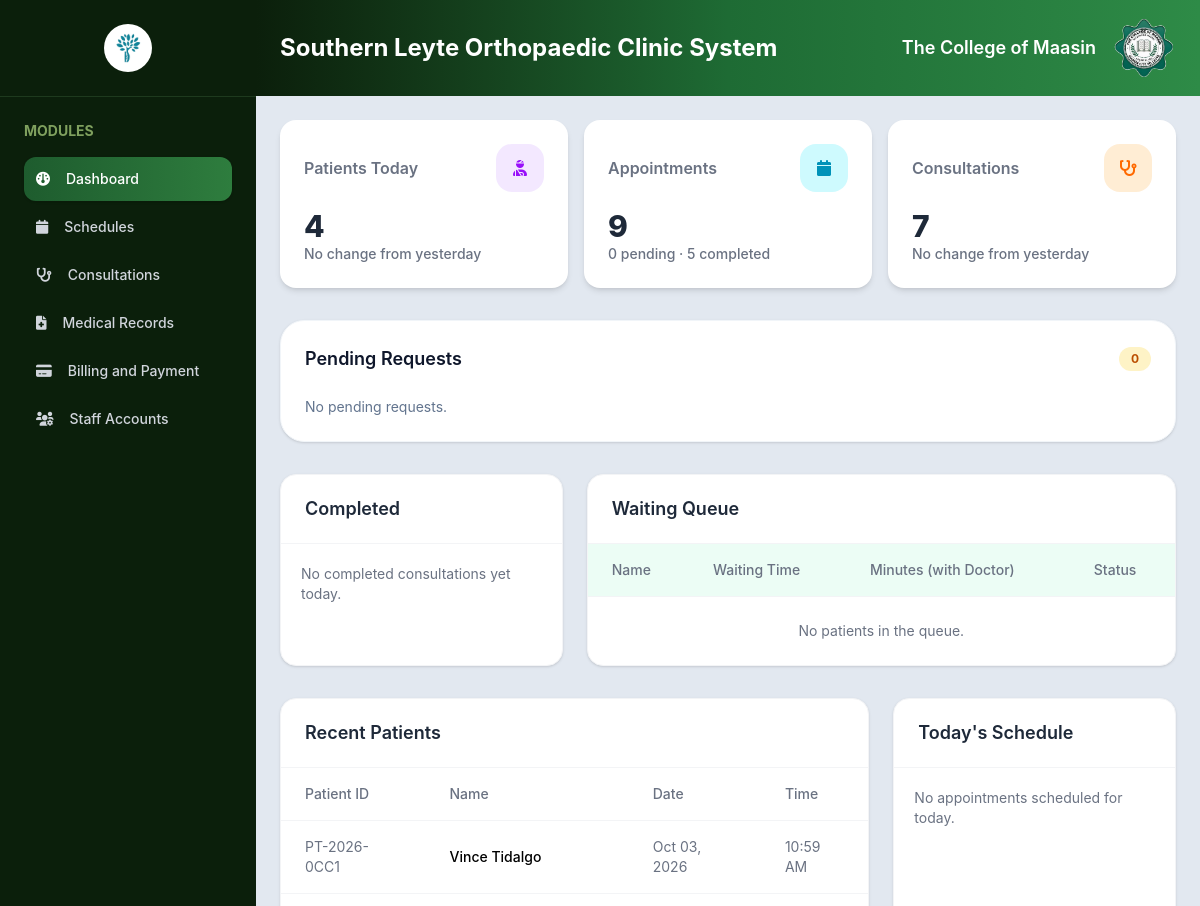
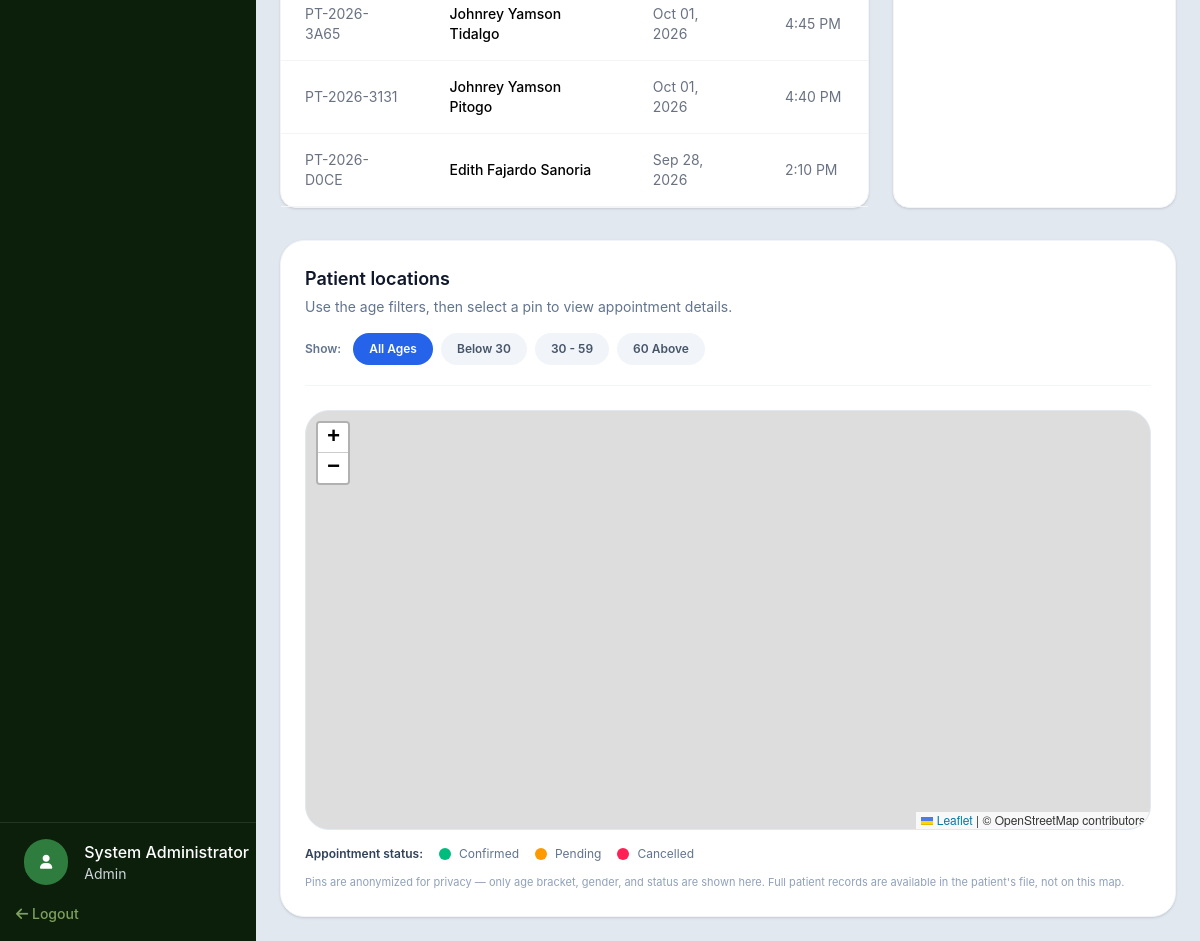
/admin/admin-dashboard.php (signed in), run on the app's committed database (2 pictures, top to bottom).
### tables this page shows
CREATE TABLE `users` (
  `UserID` int UNSIGNED NOT NULL,
  `Username` varchar(50) NOT NULL,
  `PasswordHash` varchar(255) NOT NULL,
  `FirstName` varchar(100) NOT NULL,
  `LastName` varchar(100) NOT NULL,
  `Role` enum('Admin','Doctor','Receptionist','Staff','Patient') NOT NULL DEFAULT 'Receptionist',
  `IsDoctor` tinyint(1) NOT NULL DEFAULT '0',
  `Email` varchar(150) DEFAULT NULL,
  `Phone` varchar(30) DEFAULT NULL,
  `Status` enum('Active','Inactive') NOT NULL DEFAULT 'Active',
  `CreatedAt` timestamp NOT NULL DEFAULT CURRENT_TIMESTAMP
);

CREATE TABLE `patients` (
  `PatientID` int UNSIGNED NOT NULL,
  `PatientCode` varchar(20) NOT NULL,
  `UserID` int UNSIGNED DEFAULT NULL,
  `FirstName` varchar(100) NOT NULL,
  `MiddleName` varchar(100) DEFAULT NULL,
  `LastName` varchar(100) NOT NULL,
  `BirthDate` date NOT NULL,
  `Gender` enum('Male','Female','Other') NOT NULL,
  `CivilStatus` enum('Single','Married','Widowed','Separated') DEFAULT NULL,
  `Address` varchar(255) DEFAULT NULL,
  `Province` varchar(100) DEFAULT NULL,
  `City` varchar(100) DEFAULT NULL,
  `Barangay` varchar(100) DEFAULT NULL,
  `Allergies` varchar(50) DEFAULT NULL,
  `Latitude` decimal(10,7) DEFAULT NULL,
  `Longitude` decimal(10,7) DEFAULT NULL,
  `Phone` varchar(30) DEFAULT NULL,
  `Email` varchar(150) DEFAULT NULL,
  `BloodType` varchar(5) DEFAULT NULL,
  `EmergencyContact` varchar(150) DEFAULT NULL,
  `EmergencyPhone` varchar(30) DEFAULT NULL,
  `PatientType` enum('Regular','Senior Citizen','PWD') NOT NULL DEFAULT 'Regular',
  `IdNumber` int DEFAULT NULL,
  `CreatedAt` timestamp NOT NULL DEFAULT CURRENT_TIMESTAMP
);

### admin/admin-dashboard.php (the view, shortened to what the rows shown need)
<?php
include_once __DIR__ . '/../config/config.php';
require_once __DIR__ . '/../includes/auth.php';
require_once __DIR__ . '/../php/fetch/fetch.php';
$admin = SessionManager::getUser($pdo);
?>
<!DOCTYPE html>
<html lang="en">
<head>
    <link rel="stylesheet" href="../assets/css/output.css">
    <link rel="stylesheet" href="../assets/css/global.css">
    <link rel="stylesheet" href="https://cdnjs.cloudflare.com/ajax/libs/font-awesome/6.0.0-beta3/css/all.min.css">
    <link rel="stylesheet" href="https://unpkg.com/leaflet@1.9.4/dist/leaflet.css" />
</head>
<body class="h-screen flex bg-slate-200 overflow-hidden">
    <?php include_once '../includes/sidebar.php'; ?>
    <section class="flex-1 min-h-0 flex flex-col overflow-hidden">
        <div
            class="flex items-center justify-between bg-gradient-to-r from-[#0b1f0b] via-[#1e6b34] to-[#2e8b47] px-6 py-4">
            <h1 class="text-2xl font-bold text-white">Southern Leyte Orthopaedic Clinic System</h1>
            <div class="flex items-center gap-4">
                <h1 class="text-lg font-semibold text-white">The College of Maasin</h1>
            </div>
        </div>
        <div class="flex-1 min-h-0 overflow-auto p-6">
            <div class="flex w-full gap-4">
                <div class="bg-white p-6 rounded-2xl shadow-md flex-1">
                    <div class="flex justify-between items-center mb-4">
                        <h2 class="text-gray-500 text-md font-semibold">Patients Today</h2>
                    </div>
                </div>
                <div class="bg-white p-6 rounded-2xl shadow-md flex-1">
                    <div class="flex justify-between items-center mb-4">
                        <h2 class="text-gray-500 text-md font-semibold">Appointments </h2>
                    </div>
                </div>
                <div class="bg-white p-6 rounded-2xl shadow-md flex-1">
                    <div class="flex justify-between items-center mb-4">
                        <h2 class="text-gray-500 text-md font-semibold">Consultations</h2>
                    </div>
                </div>
            </div>
            <div class="rounded-3xl bg-white p-6 shadow-sm border border-slate-100 mt-8">
                <div class="flex items-center justify-between mb-6">
                    <h2 class="text-lg font-semibold text-slate-900">Pending Requests</h2>
                </div>
            </div>
            <div class="grid grid-cols-3 gap-6 mt-8 mb-8">
                <div class="bg-white rounded-2xl shadow-sm border border-gray-100 col-span-1">
                    <div class="px-6 py-5 border-b border-gray-100">
                        <h2 class="text-lg font-semibold text-gray-800">
                            Completed
                        </h2>
                    </div>
                </div>
                <div class="bg-white rounded-2xl shadow-sm border border-gray-100 col-span-2">
                    <div class="px-6 py-5 border-b border-gray-100">
                        <h2 class="text-lg font-semibold text-gray-800">
                            Waiting Queue
                        </h2>
                    </div>
                    <div class="overflow-x-auto max-h-96 overflow-y-auto">
                        <table class="w-full">
                            <thead class="text-left text-sm text-gray-500 bg-emerald-50 sticky top-0">
                                <tr class="border-b border-gray-100">
                                    <th class="px-6 py-4 font-medium">Name</th>
                                    <th class="px-6 py-4 font-medium">Waiting Time</th>
                                    <th class="px-6 py-4 font-medium">Minutes (with Doctor)</th>
                                    <th class="px-6 py-4 font-medium">Status</th>
                                </tr>
                            </thead>
                        </table>
                    </div>
                </div>
            </div>
            <div class="grid grid-cols-3 gap-6 mb-8">
                <div class="col-span-2 bg-white rounded-2xl shadow-sm border border-gray-100">
                    <div class="flex items-center justify-between px-6 py-5 border-b border-gray-100">
                        <h2 class="text-lg font-semibold text-gray-800">
                            Recent Patients
                        </h2>
                    </div>
                    <div class="overflow-x-auto">
                        <table class="w-full">
                            <thead class="text-left text-sm text-gray-500">
                                <tr class="border-b border-gray-100">
                                    <th class="px-6 py-4 font-medium">Patient ID</th>
                                    <th class="px-6 py-4 font-medium">Name</th>
                                    <th class="px-6 py-4 font-medium">Date</th>
                                    <th class="px-6 py-4 font-medium">Time</th>
                                </tr>
                            </thead>
                            <tbody class="text-sm">
                                <?php
                                $patients = fetchAllData($pdo, "SELECT
                                    p.PatientID AS PatientID,
                                    p.PatientCode,
                                    p.FirstName,
                                    p.MiddleName,
                                    p.LastName,
                                    p.CreatedAt
                                FROM patients p
                                GROUP BY p.PatientID ORDER BY p.CreatedAt DESC LIMIT 5
                                ");
                                foreach ($patients as $patient) {
                                    echo ' <tr class="border-b border-gray-100 hover:bg-gray-50">';
                                    echo '<td class="px-6 py-4 text-gray-500">'
                                        . htmlspecialchars($patient['PatientCode']) .
                                        '</td>';
                                    echo '<td class="px-6 py-4 font-medium">'
                                        . htmlspecialchars($patient['FirstName'] . ' ' . $patient['MiddleName'] . ' ' . $patient['LastName']) .
                                        '</td>';
                                    echo '<td class="px-6 py-4 text-gray-500">'
                                        . htmlspecialchars(date('M d, Y', strtotime($patient['CreatedAt']))) .
                                        '</td>';
                                    echo '<td class="px-6 py-4 text-gray-500">'
                                        . htmlspecialchars(date('g:i A', strtotime($patient['CreatedAt']))) .
                                        '</td>';
                                }
                                ?>
                            </tbody>
                        </table>
                    </div>
                </div>
                <div class="col-span-1 bg-white rounded-2xl shadow-sm border border-gray-100">
                    <div class="px-6 py-5 border-b border-gray-100">
                        <h2 class="text-lg font-semibold text-gray-800">Today's Schedule</h2>
                    </div>
                </div>
            </div>
            <div class="rounded-3xl bg-white p-6 shadow-sm border border-slate-100">
                <div class="mb-6 flex flex-col gap-4 border-b border-slate-100 pb-5">
                    <div>
                        <h2 class="text-lg font-semibold text-slate-900">Patient locations</h2>
                    </div>
                </div>
            </div>
        </div>
    </section>
</body>
</html>

### includes/sidebar.php (shortened to what the rows shown need)
<div class="w-64 shrink-0 bg-[#0b1f0b] flex flex-col h-full">
    <div class="custom-scrollbar w-full p-6 overflow-y-auto flex-1 min-h-0">
        <h2 class="text-[#7fa05e] font-bold text-sm mb-4">MODULES</h2>
    </div>
    <div class="mt-auto">
        <div class="w-full border-t pt-4 pl-6 border-[#1e3a1e] flex items-center gap-4">
            <div>
                <?php if ($admin): ?>
                    <h1 class="text-white text-md font-medium">
                        <?= htmlspecialchars($admin['first_name']) ?>     <?= htmlspecialchars($admin['last_name']) ?>
                    </h1>
                    <h3 class="text-gray-300 text-sm"><?= htmlspecialchars($admin['role']) ?></h3>
                <?php endif; ?>
            </div>
        </div>
    </div>
</div>

### data on the page
users: FirstName "System", LastName "Administrator", Role "Admin"
patients: PatientCode "PT-2026-0CC1", FirstName+MiddleName+LastName "Vince Tidalgo", CreatedAt "Oct 03, 2026", CreatedAt "10:59 AM"
patients: PatientCode "PT-2026-3A65", FirstName+MiddleName+LastName "Johnrey Yamson Tidalgo", CreatedAt "Oct 01, 2026", CreatedAt "4:45 PM"
patients: PatientCode "PT-2026-3131", FirstName+MiddleName+LastName "Johnrey Yamson Pitogo", CreatedAt "Oct 01, 2026", CreatedAt "4:40 PM"
patients: PatientCode "PT-2026-D0CE", FirstName+MiddleName+LastName "Edith Fajardo Sanoria", CreatedAt "Sep 28, 2026", CreatedAt "2:10 PM"

### other printed values
$item['label'] "Dashboard"
$item['label'] "Schedules"
$item['label'] "Consultations"
$item['label'] "Medical Records"
$item['label'] "Billing and Payment"
$item['label'] "Staff Accounts"
count($patients) "4"
$changeText "No change from yesterday"
count($appointments) "9"
count($pendingAppointments) "0"
count($completedAppointments) "5"
count($consultations) "7"
$consultChangeText "No change from yesterday"
$pendingCount "0"
